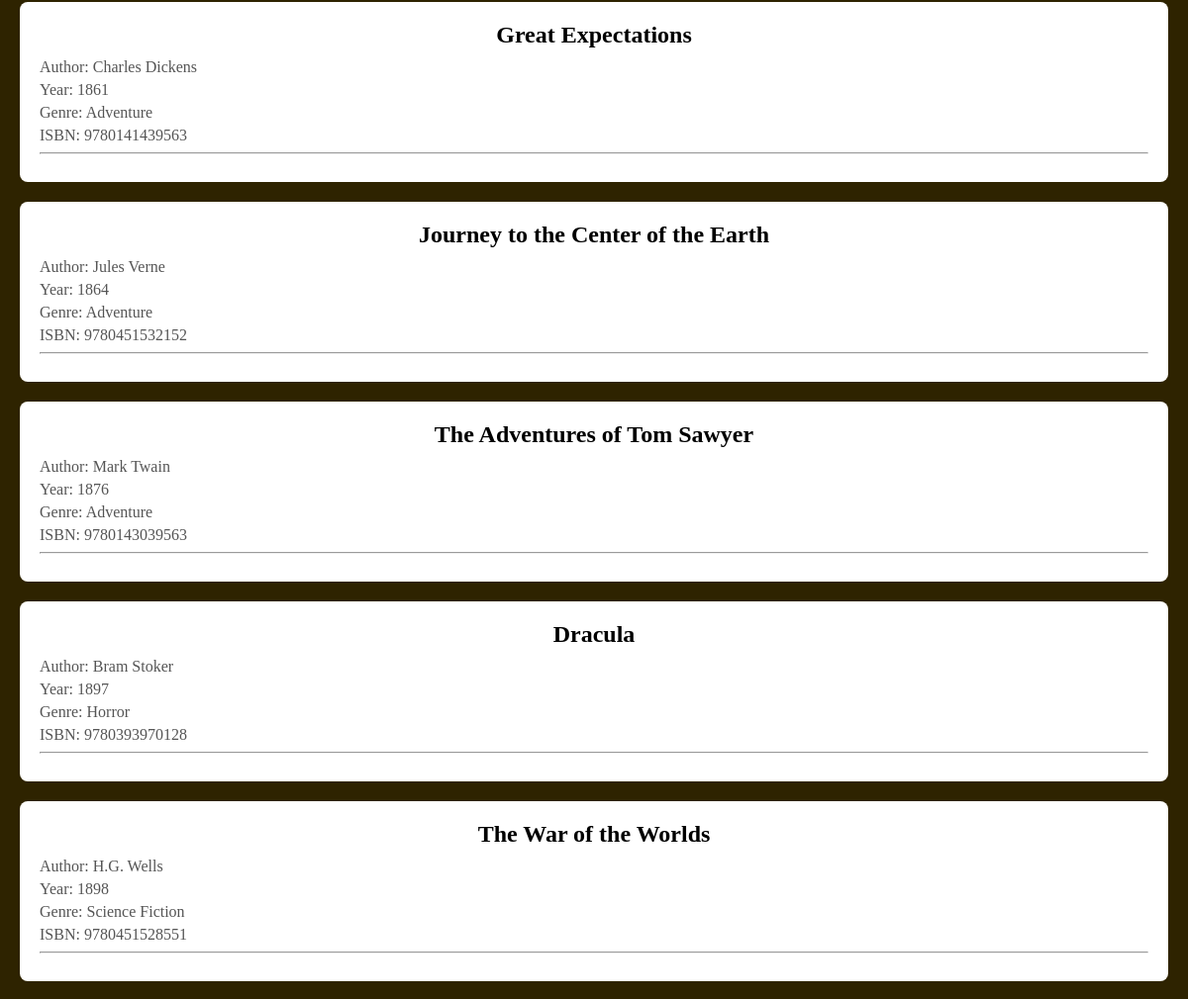
The app's page /library/ (middle part), older data.
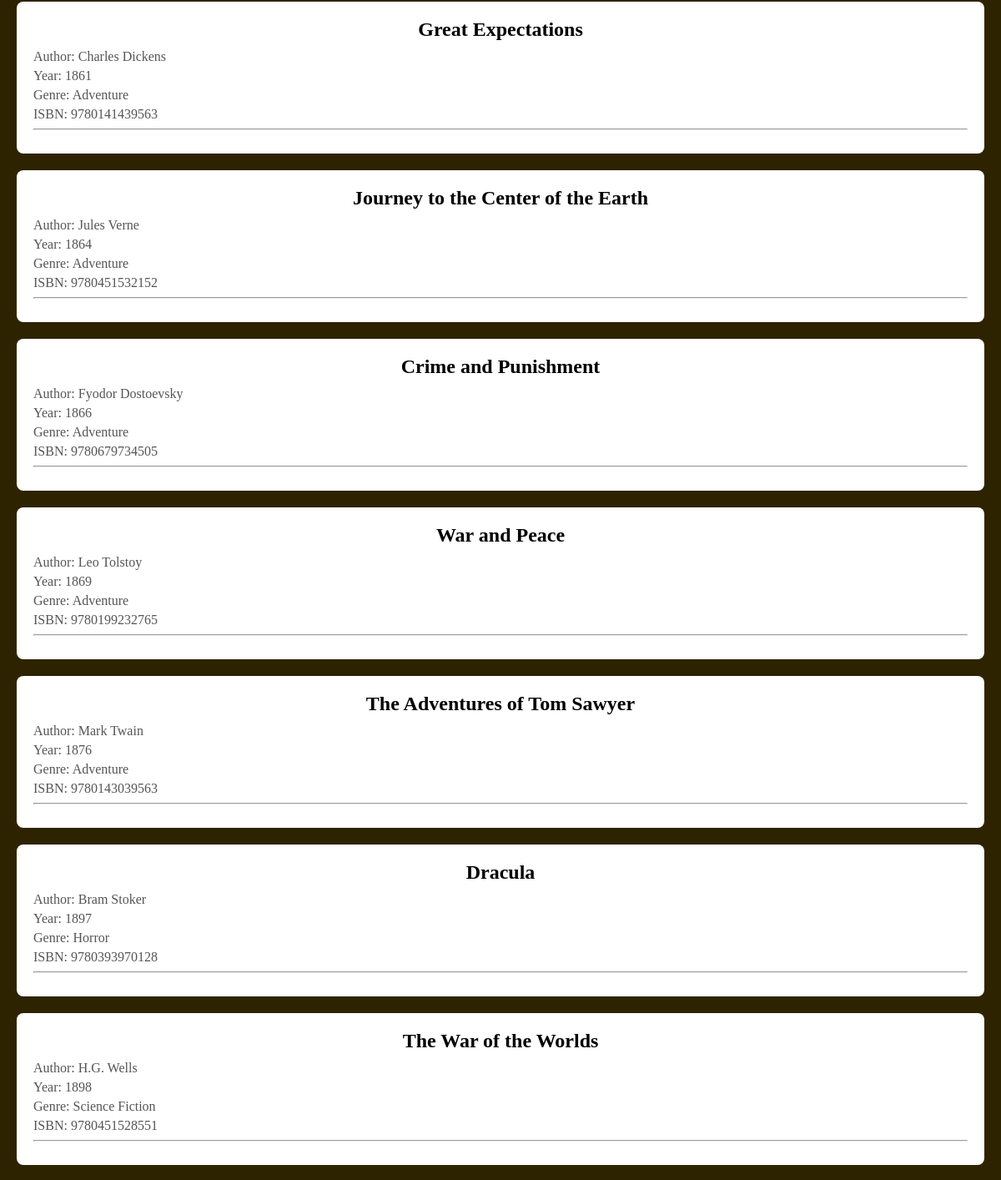
The same page, newer data.
### library/models.py (models this page shows)
class Book(models.Model):
    title = models.CharField(max_length=100)
    author = models.ForeignKey('Author', on_delete=models.CASCADE, null=True)
    genre = models.ForeignKey('Genre', on_delete=models.CASCADE, null=True)
    published_year = models.IntegerField()
    ISBN = models.CharField(max_length=200)
    def __str__(self):
        return f"{self.title} by {self.author}"
    class Meta:
        ordering = ["published_year"]
        indexes = [models.Index(fields=["published_year"])]

class Author(models.Model):
    name = models.CharField(max_length=100, db_index=True)
    def __str__(self):
        return self.name

class Genre(models.Model):
    genre = models.CharField(max_length=100, db_index=True)
    def __str__(self):
        return self.genre

### library/views.py (the view)
# urls.py: path('', views.index, name='home'),
def index(request):
    context = {"title": "Library", 'books': Book.objects.all()}
    print(Book.objects.all())
    return render(request, 'library/index.html', context=context)

### library/templatetags/tags.py (called while the page is built)
@register.simple_tag()
def get_menu():
    return views.menu

### library/templates/library/index.html (shortened to what this page needs)
{%extends 'base.html'%}
{%block content%}
<ul>
{%for book in books%}
    <li>
        <h2><a href="{% url 'book_by_id' book.id %}">{{ book.title }}</a></h2>
        <p>Author: {{ book.author }}</p>
        <p>Year: {{ book.published_year }}</p>
        <p>Genre: {{ book.genre }}</p>
        <p>ISBN: {{ book.ISBN }}</p>
        {%if not forloop.last%}
        <hr>
        {%endif%}
    </li>
    {%endfor%}
</ul>
{%endblock%}

Row changes from the older to the newer data that the page shows:
added Book: title "Crime and Punishment", author "Fyodor Dostoevsky", published_year "1866", genre "Adventure", ISBN "9780679734505"
added Book: title "War and Peace", author "Leo Tolstoy", published_year "1869", genre "Adventure", ISBN "9780199232765"
